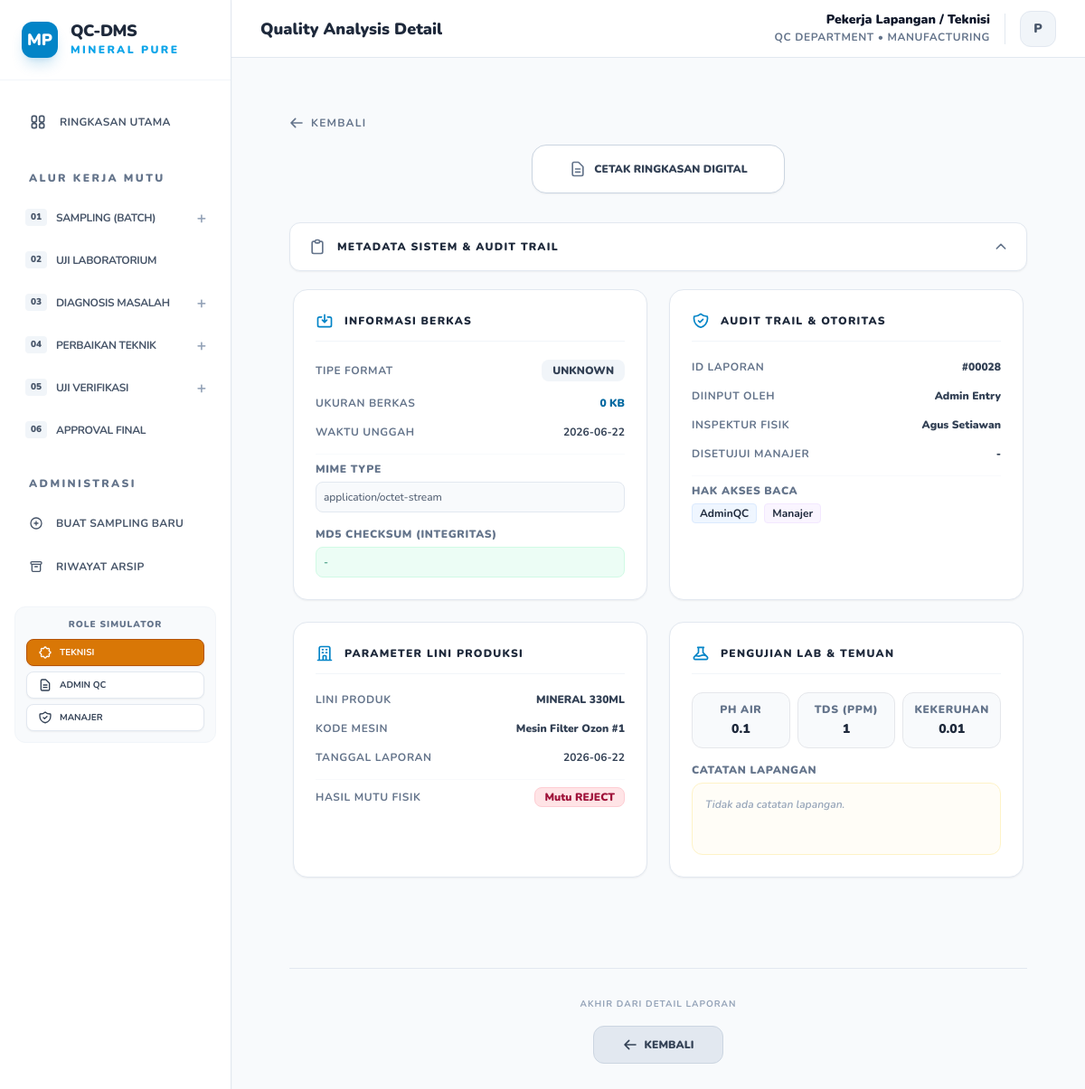
Page /view.php?id=28 on the committed database.
### tables this page shows
CREATE TABLE documents (
        id INTEGER PRIMARY KEY AUTOINCREMENT,
        no_dokumen TEXT UNIQUE,
        nama_dokumen TEXT,
        produk TEXT,
        jenis TEXT,
        tanggal TEXT,
        inspector TEXT,
        machine_id TEXT,
        admin_entry_name TEXT,
        status TEXT,
        status_mutu TEXT DEFAULT 'Passed',
        approval_status TEXT DEFAULT 'Waiting Approval',
        approved_by TEXT,
        link TEXT,
        deskripsi TEXT,
        folder_path TEXT,
        parent_doc_id INTEGER,
        ph TEXT,
        tds TEXT,
        kekeruhan TEXT,
        created_at DATETIME,
        approved_at DATETIME,
        archived_at DATETIME
    , file_path TEXT, external_link TEXT);

### view.php (the view, shortened to what this page needs)
<?php
require 'db.php';
$id = $_GET['id'] ?? null;
$stmt = $pdo->prepare("SELECT * FROM documents WHERE id = ?");
$stmt->execute([$id]);
$doc = $stmt->fetch(PDO::FETCH_ASSOC);
$file_size_formatted = '0 KB';
$file_ext = 'UNKNOWN';
$file_mime = 'application/octet-stream';
$file_hash = '-';
$file_upload_time = $doc['tanggal'];
?>
<!DOCTYPE html>
<html lang="id">
<head>
    <script src="https://cdn.tailwindcss.com"></script>
</head>
<body class="bg-slate-50 min-h-screen antialiased text-slate-800">
    <?php include 'sidebar.php'; ?>
    <div class="max-w-5xl mx-auto py-4 md:py-8 px-4 md:px-8 view-container">
        <div class="mb-4 flex items-center gap-3 no-print">
            <a href="javascript:history.back()" class="flex items-center gap-2 font-bold text-slate-500 hover:text-sky-600 transition-all text-sm md:text-xs md:uppercase md:tracking-widest">
                <svg class="w-4 h-4" fill="none" stroke="currentColor" viewBox="0 0 24 24" xmlns="http://www.w3.org/2000/svg"><path stroke-linecap="round" stroke-linejoin="round" stroke-width="2.5" d="M10 19l-7-7m0 0l7-7m-7 7h18"></path></svg>
                <span>Kembali</span>
            </a>
        </div>
        <div class="mb-8 flex-col sm:flex-row justify-center items-center gap-4 sm:gap-6 no-print action-area desktop-action-toolbar hidden md:flex">
            <?php if (!empty($doc['file_path'])): ?>
                <a href="<?= htmlspecialchars($doc['file_path']) ?>" download class="w-full sm:w-auto justify-center px-10 py-4 bg-blue-600 text-white text-xs font-black uppercase rounded-2xl hover:bg-blue-700 transition-all shadow-md flex items-center gap-2">
                    <svg class="w-5 h-5" fill="none" stroke="currentColor" viewBox="0 0 24 24" xmlns="http://www.w3.org/2000/svg"><path stroke-linecap="round" stroke-linejoin="round" stroke-width="2.5" d="M4 16v1a3 3 0 003 3h10a3 3 0 003-3v-1m-4-4l-4 4m0 0l-4-4m4 4V4"></path></svg>
                    Unduh Dokumen Bukti (Asli)
                </a>
            <?php else: ?>
                <?php if ($doc['approval_status'] != 'Approved'): ?>
                    <button onclick="window.print()" class="w-full sm:w-auto justify-center px-10 py-4 bg-white border border-slate-300 text-slate-700 text-xs font-black uppercase rounded-2xl hover:bg-slate-50 transition-all shadow-sm flex items-center gap-2">
                        Cetak Ringkasan Digital
                    </button>
                <?php endif; ?>
            <?php endif; ?>
        </div>
        <div class="mb-16">
            <div class="no-print">
                <button onclick="toggleMetadata()" class="w-full py-4 px-5 bg-white hover:bg-slate-50 rounded-xl flex justify-between items-center transition-all border border-slate-200 shadow-sm">
                    <div class="flex items-center gap-3">
                        <h4 class="text-xs font-black text-slate-650 uppercase tracking-widest">Metadata Sistem & Audit Trail</h4>
                    </div>
                    <span id="metaArrow" class="transform transition-transform duration-300 text-slate-500" style="transform: rotate(180deg);">
                        <svg class="w-4 h-4" fill="none" stroke="currentColor" viewBox="0 0 24 24" xmlns="http://www.w3.org/2000/svg"><path stroke-linecap="round" stroke-linejoin="round" stroke-width="2.5" d="M19 9l-7 7-7-7"></path></svg>
                    </span>
                </button>
            </div>
            <div id="metadataSection" class="metadata-content open mt-4">
                <div class="no-print grid grid-cols-1 md:grid-cols-2 gap-6 p-1 mb-8 meta-grid">
                    <div class="bg-white p-6 rounded-2xl border border-slate-200 shadow-sm">
                        <div class="flex items-center gap-3 mb-5 pb-3 border-b border-slate-100">
                            <svg class="w-5 h-5 text-sky-600" fill="none" stroke="currentColor" viewBox="0 0 24 24" xmlns="http://www.w3.org/2000/svg">
                                <path stroke-linecap="round" stroke-linejoin="round" stroke-width="2" d="M8 7H5a2 2 0 00-2 2v9a2 2 0 002 2h14a2 2 0 002-2V9a2 2 0 00-2-2h-3m-1 4l-3 3m0 0l-3-3m3 3V4"></path>
                            </svg>
                            <h4 class="text-xs font-black text-slate-800 uppercase tracking-widest">Informasi Berkas</h4>
                        </div>
                        <ul class="space-y-4">
                            <li class="flex justify-between items-center">
                                <span class="text-xs font-bold text-slate-500 uppercase tracking-wider">Tipe Format</span>
                                <span class="text-xs font-black text-slate-700 bg-slate-100 px-3 py-1 rounded-lg"><?= $file_ext ?></span>
                            </li>
                            <li class="flex justify-between items-center">
                                <span class="text-xs font-bold text-slate-500 uppercase tracking-wider">Ukuran Berkas</span>
                                <span class="text-xs font-black text-sky-700"><?= $file_size_formatted ?></span>
                            </li>
                            <li class="flex justify-between items-center">
                                <span class="text-xs font-bold text-slate-500 uppercase tracking-wider">Waktu Unggah</span>
                                <span class="text-xs font-bold text-slate-700"><?= $file_upload_time ?></span>
                            </li>
                            <li class="flex flex-col gap-1.5 pt-2 border-t border-slate-50">
                                <span class="text-xs font-black text-slate-500 uppercase tracking-wider">MIME Type</span>
                                <span class="text-xs font-mono text-slate-600 bg-slate-50 p-2 rounded-lg border border-slate-200"><?= $file_mime ?></span>
                            </li>
                            <li class="flex flex-col gap-1.5">
                                <span class="text-xs font-black text-slate-500 uppercase tracking-wider">MD5 Checksum (Integritas)</span>
                                <span class="text-xs font-mono text-emerald-700 bg-emerald-50 p-2 rounded-lg border border-emerald-100 break-all"><?= $file_hash ?></span>
                            </li>
                        </ul>
                    </div>
                    <div class="bg-white p-6 rounded-2xl border border-slate-200 shadow-sm">
                        <div class="flex items-center gap-3 mb-5 pb-3 border-b border-slate-100">
                            <h4 class="text-xs font-black text-slate-800 uppercase tracking-widest">Audit Trail & Otoritas</h4>
                        </div>
                        <ul class="space-y-4">
                            <li class="flex justify-between items-center">
                                <span class="text-xs font-bold text-slate-500 uppercase tracking-wider">ID Laporan</span>
                                <span class="text-xs font-black text-slate-700">#<?= str_pad($doc['id'], 5, '0', STR_PAD_LEFT) ?></span>
                            </li>
                            <li class="flex justify-between items-center">
                                <span class="text-xs font-bold text-slate-500 uppercase tracking-wider">Diinput Oleh</span>
                                <span class="text-xs font-black text-slate-700"><?= htmlspecialchars(str_replace('_', ' ', $doc['admin_entry_name'] ?? 'Pekerja Lapangan')) ?></span>
                            </li>
                            <li class="flex justify-between items-center">
                                <span class="text-xs font-bold text-slate-500 uppercase tracking-wider">Inspektur Fisik</span>
                                <span class="text-xs font-black text-slate-700"><?= htmlspecialchars($doc['inspector'] ?? '-') ?></span>
                            </li>
                            <li class="flex justify-between items-center">
                                <span class="text-xs font-bold text-slate-500 uppercase tracking-wider">Disetujui Manajer</span>
                                <span class="text-xs font-black text-slate-700"><?= htmlspecialchars(explode('(', $doc['approved_by'] ?? '-')[0]) ?></span>
                            </li>
                            <li class="flex flex-col gap-1.5 pt-2 border-t border-slate-50">
                                <span class="text-xs font-black text-slate-500 uppercase tracking-wider">Hak Akses Baca</span>
                                <div class="flex gap-2">
                                    <span class="text-xs font-bold text-blue-750 bg-blue-50 px-2 py-0.5 rounded border border-blue-100">AdminQC</span>
                                    <span class="text-xs font-bold text-purple-750 bg-purple-50 px-2 py-0.5 rounded border border-purple-100">Manajer</span>
                                </div>
                            </li>
                        </ul>
                    </div>
                    <div class="bg-white p-6 rounded-2xl border border-slate-200 shadow-sm">
                        <div class="flex items-center gap-3 mb-5 pb-3 border-b border-slate-100">
                            <h4 class="text-xs font-black text-slate-800 uppercase tracking-widest">Parameter Lini Produksi</h4>
                        </div>
                        <ul class="space-y-4">
                            <li class="flex justify-between items-center">
                                <span class="text-xs font-bold text-slate-500 uppercase tracking-wider">Lini Produk</span>
                                <span class="text-xs font-black text-slate-700 uppercase"><?= htmlspecialchars(str_replace('_', ' ', $doc['produk'])) ?></span>
                            </li>
                            <li class="flex justify-between items-center">
                                <span class="text-xs font-bold text-slate-500 uppercase tracking-wider">Kode Mesin</span>
                                <span class="text-xs font-black text-slate-700"><?= htmlspecialchars($doc['machine_id'] ?? '-') ?></span>
                            </li>
                            <li class="flex justify-between items-center">
                                <span class="text-xs font-bold text-slate-500 uppercase tracking-wider">Tanggal Laporan</span>
                                <span class="text-xs font-bold text-slate-700"><?= htmlspecialchars($doc['tanggal']) ?></span>
                            </li>
                            <?php if ($doc['jenis'] == 'Uji_Lab' || $doc['jenis'] == 'Uji_Ulang'): ?>
                                <li class="flex justify-between items-center pt-2 border-t border-slate-50">
                                    <span class="text-xs font-bold text-slate-500 uppercase tracking-wider">Hasil Mutu Fisik</span>
                                    <?php $is_passed_mutu = ($doc['status_mutu'] == 'Passed' || $doc['status_mutu'] == 'Lolos'); ?>
                                    <span class="text-xs font-black <?= $is_passed_mutu ? 'text-emerald-800 bg-emerald-100 border-emerald-200' : 'text-rose-800 bg-rose-100 border-rose-200' ?> border px-2.5 py-0.5 rounded-lg">
                                        <?= $is_passed_mutu ? 'Mutu PASSED' : 'Mutu REJECT' ?>
                                    </span>
                                </li>
                            <?php endif; ?>
                        </ul>
                    </div>
                    <div class="bg-white p-6 rounded-2xl border border-slate-200 shadow-sm">
                        <div class="flex items-center gap-3 mb-5 pb-3 border-b border-slate-100">
                            <h4 class="text-xs font-black text-slate-800 uppercase tracking-widest">Pengujian Lab & Temuan</h4>
                        </div>
                        <?php if ($doc['jenis'] === 'Uji_Lab' || $doc['jenis'] === 'Uji_Ulang'): ?>
                        <div class="grid grid-cols-3 gap-2 mb-4">
                            <div class="bg-slate-50 p-2.5 rounded-xl border border-slate-150 text-center">
                                <p class="text-xs font-black text-slate-500 uppercase tracking-wider mb-1">pH Air</p>
                                <p class="text-sm font-black text-slate-800"><?= htmlspecialchars($doc['ph'] ?? '-') ?></p>
                            </div>
                            <div class="bg-slate-50 p-2.5 rounded-xl border border-slate-150 text-center">
                                <p class="text-xs font-black text-slate-500 uppercase tracking-wider mb-1">TDS (PPM)</p>
                                <p class="text-sm font-black text-slate-800"><?= htmlspecialchars($doc['tds'] ?? '-') ?></p>
                            </div>
                            <div class="bg-slate-50 p-2.5 rounded-xl border border-slate-150 text-center">
                                <p class="text-xs font-black text-slate-500 uppercase tracking-wider mb-1">Kekeruhan</p>
                                <p class="text-sm font-black text-slate-800"><?= htmlspecialchars($doc['kekeruhan'] ?? '-') ?></p>
                            </div>
                        </div>
                        <?php endif; ?>
                        <div class="flex flex-col gap-1.5">
                            <span class="text-xs font-black text-slate-500 uppercase tracking-wider">Catatan Lapangan</span>
                            <div class="text-xs font-semibold text-slate-700 bg-amber-50/40 p-3.5 rounded-xl border border-amber-100 leading-relaxed min-h-[80px]">
                                <?= !empty($doc['deskripsi']) ? $doc['deskripsi'] : '<span class="italic text-slate-400">Tidak ada catatan lapangan.</span>' ?>
                            </div>
                        </div>
                    </div>
                </div>
            </div>
        </div>
        <div class="mt-8 mb-20 no-print text-center border-t border-slate-200 pt-8">
            <p class="text-[10px] font-bold text-slate-400 uppercase mb-4 tracking-widest">Akhir dari Detail Laporan</p>
            <a href="javascript:history.back()" class="inline-flex items-center gap-2 px-8 py-3 bg-slate-200 hover:bg-slate-355 text-slate-700 font-black text-xs uppercase rounded-xl transition-all border border-slate-300">
                <svg class="w-4 h-4 text-slate-650" fill="none" stroke="currentColor" viewBox="0 0 24 24" xmlns="http://www.w3.org/2000/svg"><path stroke-linecap="round" stroke-linejoin="round" stroke-width="2.5" d="M10 19l-7-7m0 0l7-7m-7 7h18"></path></svg>
                Kembali
            </a>
        </div>
    </div>
    </main>
    </div>
    </div>
</body>
</html>

### view.php (style rules this page uses)
body { font-family: system-ui, -apple-system, BlinkMacSystemFont, "Segoe UI", Roboto, "Helvetica Neue", Arial, sans-serif; }
.metadata-content { max-height: 0; overflow: hidden; transition: max-height 0.3s ease-out; }
.metadata-content.open { max-height: 2000px; }

### sidebar.php (style rules this page uses)
body, h1, h2, h3, h4, h5, h6, p, a, span, div, button, input, select, textarea { font-family: 'Nunito', sans-serif !important; }

### rows in the picture
documents: tanggal "2026-06-22", id "00028", admin_entry_name "Admin Entry", inspector "Agus Setiawan", approved_by "-", produk "MINERAL 330ML", machine "Mesin Filter Ozon #1", ph "0.1", tds "1", kekeruhan "0.01"

### other values in the picture
$val['num'] "01"
$val['title'] "SAMPLING (BATCH)"
$val['num'] "02"
$val['title'] "UJI LABORATORIUM"
$val['num'] "03"
$val['title'] "DIAGNOSIS MASALAH"
$val['num'] "04"
$val['title'] "PERBAIKAN TEKNIK"
$val['num'] "05"
$val['title'] "UJI VERIFIKASI"
$val['num'] "06"
$val['title'] "APPROVAL FINAL"
$role_name "Pekerja Lapangan / Teknisi"
substr($role_name, 0, 1) "P"
$file_ext "UNKNOWN"
